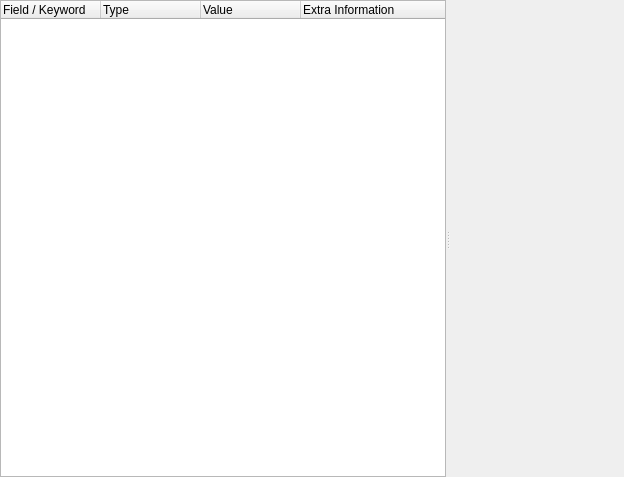
<ui version="4.0" >
 <class>FieldKeywordsTab</class>
 <widget class="QWidget" name="FieldKeywordsTab" >
  <property name="geometry" >
   <rect>
    <x>0</x>
    <y>0</y>
    <width>624</width>
    <height>477</height>
   </rect>
  </property>
  <property name="windowTitle" >
   <string>Field KeywordsTab</string>
  </property>
  <layout class="QGridLayout" >
   <property name="margin" >
    <number>0</number>
   </property>
   <property name="spacing" >
    <number>0</number>
   </property>
   <item row="0" column="0" >
    <widget class="QSplitter" name="splitter" >
     <property name="orientation" >
      <enum>Qt::Horizontal</enum>
     </property>
     <widget class="QTreeWidget" name="fieldKeywords" >
      <property name="indentation" >
       <number>20</number>
      </property>
      <column>
       <property name="text" >
        <string>Field / Keyword</string>
       </property>
      </column>
      <column>
       <property name="text" >
        <string>Type</string>
       </property>
      </column>
      <column>
       <property name="text" >
        <string>Value</string>
       </property>
      </column>
      <column>
       <property name="text" >
        <string>Extra Information</string>
       </property>
      </column>
     </widget>
     <widget class="QWidget" native="1" name="widget" />
    </widget>
   </item>
  </layout>
 </widget>
 <resources/>
 <connections/>
</ui>
